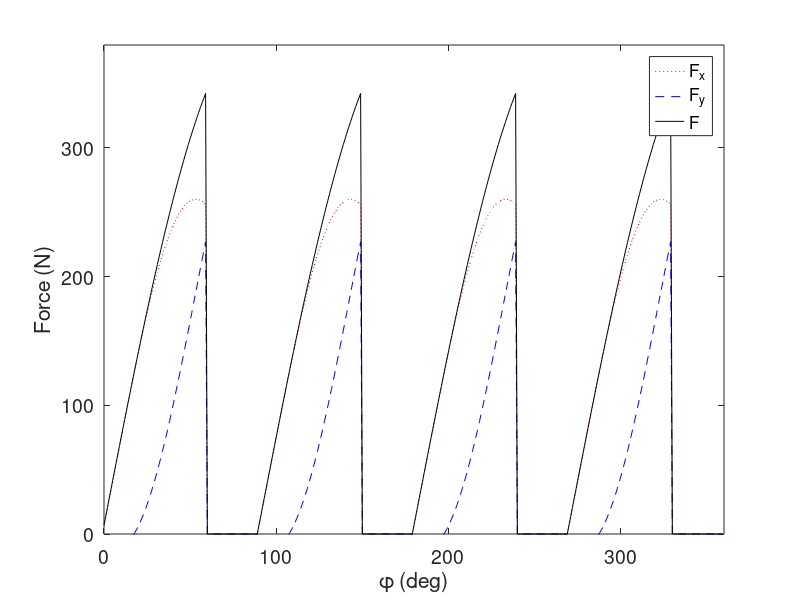
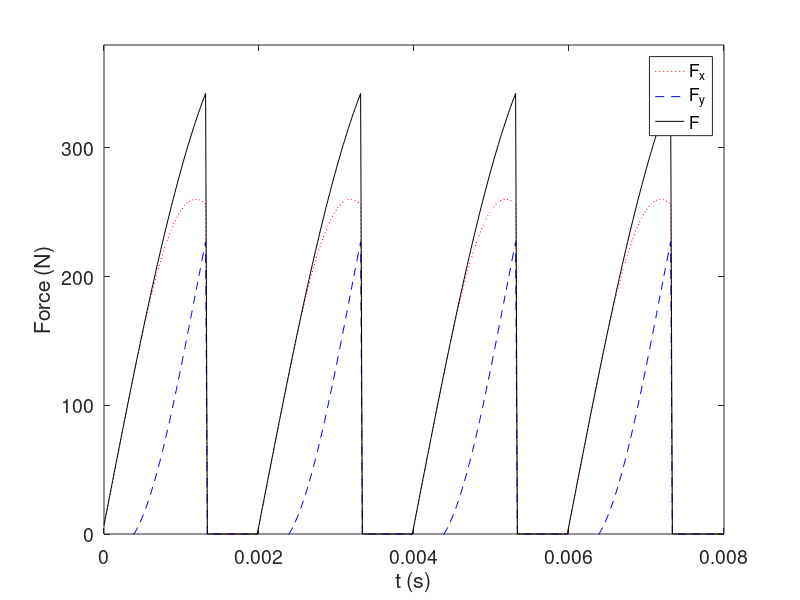

The MATLAB script that drew these images, in order:
% p_4_1_2_1.m
% Copyright
% University of Florida
% T. Schmitz
% June 1, 2008

clear all
close all
clc

% Simulation specifications
kt = 750;                       % tangential specific force, N/mm^2
kn = 250;                       % normal specific force, N/mm^2
b = 5;                          % axial depth, mm
ft = 0.1;                       % feed per tooth, mm/tooth
phis = 0;                       % cut start angle, deg
phie = 60;                      % cut exit angle, deg
gamma = 0;                      % helix angle, deg
d = 19;                         % cutter diameter, mm
Nt = 4;                         % number of teeth, int
omega = 7500;                   % spindle speed, rpm
steps = 360;                    % steps for one cutter revolution, int
dt = 60/(steps*omega);          % time step, s
dphi = 360/steps;               % angular step, deg
if gamma == 0                   % straight teeth
    db = b;                     % discretized axial depth, m
else                            % nonzero helix angle
    db = d*(dphi*pi/180)/2/tan(gamma*pi/180);
end
steps_axial = round(b/db);      % number of steps along tool axis
tooth_angles = 0:360/Nt:(360-360/Nt);  % angles of Nt cutter teeth starting from zero, deg

% Initialize vectors
teeth = round(tooth_angles/dphi) + 1;
phi = linspace(0, (steps-1)*dphi, steps);
Force_x = zeros(1, steps);
Force_y = zeros(1, steps);

% Main program
for cnt1 = 1:steps              % time steps, s
    for cnt2 = 1:Nt              
   		teeth(cnt2) = teeth(cnt2) + 1;      % index teeth pointer one position (rotate cutter by dphi)
	    if teeth(cnt2) > steps
	      	teeth(cnt2) = 1;
      	end
    end

    Fx = 0;
    Fy = 0;
    for cnt3 = 1:Nt                         % sum forces over all teeth
        for cnt4 = 1:steps_axial            % sum forces along axial depth of helical endmill
            phi_counter = teeth(cnt3) - (cnt4-1);
            if phi_counter < 1              % helix has wrapped through phi = 0 deg
                phi_counter = phi_counter + steps;
            end
            phia = phi(phi_counter);        % angle for given axial disk, deg
            
            if (phia >= phis) && (phia <= phie)          % verify that tooth angle is in specified range for current disk, deg
                h = ft*sin(phia*pi/180);                % chip thickness, m
                Ft = kt*db*h;                           % tangential force, N
                Fn = kn*db*h;                           % normal force, N
         	else    % tooth angle is outside range bounded by radial immersion
        		Ft = 0;
                Fn = 0;
            end

            Fx = Fx + Fn*sin(phia*pi/180) + Ft*cos(phia*pi/180);    % N
            Fy = Fy - Fn*cos(phia*pi/180) + Ft*sin(phia*pi/180);    % N
        end     % cnt4 loop
    end         % cnt3 loop
    
    Force_x(cnt1) = Fx;
    Force_y(cnt1) = Fy;
    t(cnt1) = (cnt1-1)*dt;
    tooth_angle(cnt1) = (cnt1-1)*dphi;
end             % cnt1 loop

% Calculate resultant force
Force = (Force_x.^2 + Force_y.^2).^0.5; % N

figure(1)
plot(tooth_angle, Force_x, 'r:', tooth_angle, Force_y, 'b--', tooth_angle, Force, 'k')
axis([0 360 0 380])
set(gca,'FontSize', 14)
xlabel('\phi (deg)')
ylabel('Force (N)')
legend('F_x', 'F_y', 'F')

figure(2)
plot(t, Force_x, 'r:', t, Force_y, 'b--', t, Force, 'k')
axis([0 0.008 0 380])
set(gca,'FontSize', 14)
xlabel('t (s)')
ylabel('Force (N)')
legend('F_x', 'F_y', 'F')
